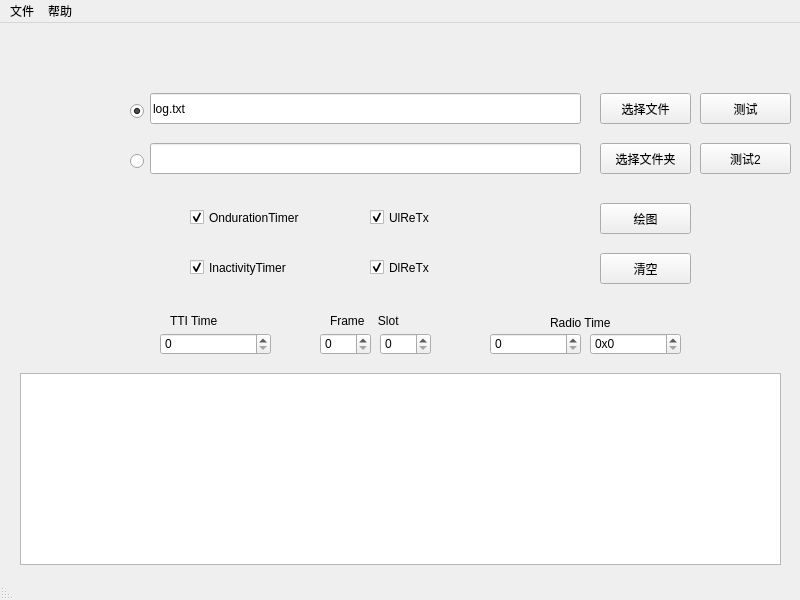
<?xml version="1.0" encoding="UTF-8"?>
<ui version="4.0">
 <class>MainWindow</class>
 <widget class="QMainWindow" name="MainWindow">
  <property name="geometry">
   <rect>
    <x>0</x>
    <y>0</y>
    <width>800</width>
    <height>600</height>
   </rect>
  </property>
  <property name="maximumSize">
   <size>
    <width>800</width>
    <height>600</height>
   </size>
  </property>
  <property name="windowTitle">
   <string>DRX</string>
  </property>
  <property name="iconSize">
   <size>
    <width>32</width>
    <height>32</height>
   </size>
  </property>
  <widget class="QWidget" name="centralwidget">
   <widget class="QLineEdit" name="lineEdit_fileName">
    <property name="geometry">
     <rect>
      <x>150</x>
      <y>70</y>
      <width>431</width>
      <height>31</height>
     </rect>
    </property>
    <property name="text">
     <string>log.txt</string>
    </property>
   </widget>
   <widget class="QPushButton" name="pushButton_chooseFile">
    <property name="geometry">
     <rect>
      <x>600</x>
      <y>70</y>
      <width>91</width>
      <height>31</height>
     </rect>
    </property>
    <property name="text">
     <string>选择文件</string>
    </property>
   </widget>
   <widget class="QPushButton" name="pushButton_chooseDir">
    <property name="geometry">
     <rect>
      <x>600</x>
      <y>120</y>
      <width>91</width>
      <height>31</height>
     </rect>
    </property>
    <property name="text">
     <string>选择文件夹</string>
    </property>
   </widget>
   <widget class="QLineEdit" name="lineEdit_DirName">
    <property name="geometry">
     <rect>
      <x>150</x>
      <y>120</y>
      <width>431</width>
      <height>31</height>
     </rect>
    </property>
   </widget>
   <widget class="QPushButton" name="pushButton_draw">
    <property name="geometry">
     <rect>
      <x>600</x>
      <y>180</y>
      <width>91</width>
      <height>31</height>
     </rect>
    </property>
    <property name="text">
     <string>绘图</string>
    </property>
   </widget>
   <widget class="QPushButton" name="pushButton_draw_clear">
    <property name="geometry">
     <rect>
      <x>600</x>
      <y>230</y>
      <width>91</width>
      <height>31</height>
     </rect>
    </property>
    <property name="text">
     <string>清空</string>
    </property>
   </widget>
   <widget class="QCheckBox" name="checkBox_onduration">
    <property name="geometry">
     <rect>
      <x>190</x>
      <y>180</y>
      <width>151</width>
      <height>29</height>
     </rect>
    </property>
    <property name="text">
     <string>OndurationTimer</string>
    </property>
    <property name="checked">
     <bool>true</bool>
    </property>
   </widget>
   <widget class="QCheckBox" name="checkBox_Inactivity">
    <property name="geometry">
     <rect>
      <x>190</x>
      <y>230</y>
      <width>151</width>
      <height>29</height>
     </rect>
    </property>
    <property name="text">
     <string>InactivityTimer</string>
    </property>
    <property name="checked">
     <bool>true</bool>
    </property>
   </widget>
   <widget class="QPushButton" name="pushButton_test">
    <property name="geometry">
     <rect>
      <x>700</x>
      <y>70</y>
      <width>91</width>
      <height>31</height>
     </rect>
    </property>
    <property name="text">
     <string>测试</string>
    </property>
   </widget>
   <widget class="QRadioButton" name="radioButton_choseFile">
    <property name="geometry">
     <rect>
      <x>130</x>
      <y>80</y>
      <width>16</width>
      <height>16</height>
     </rect>
    </property>
    <property name="text">
     <string/>
    </property>
    <property name="checked">
     <bool>true</bool>
    </property>
   </widget>
   <widget class="QRadioButton" name="radioButton_choseDir">
    <property name="geometry">
     <rect>
      <x>130</x>
      <y>130</y>
      <width>16</width>
      <height>16</height>
     </rect>
    </property>
    <property name="text">
     <string/>
    </property>
   </widget>
   <widget class="QLabel" name="label_TtiTime">
    <property name="geometry">
     <rect>
      <x>170</x>
      <y>290</y>
      <width>91</width>
      <height>16</height>
     </rect>
    </property>
    <property name="text">
     <string>TTI Time</string>
    </property>
   </widget>
   <widget class="QLabel" name="label_FrameSlot">
    <property name="geometry">
     <rect>
      <x>330</x>
      <y>290</y>
      <width>91</width>
      <height>16</height>
     </rect>
    </property>
    <property name="text">
     <string>Frame    Slot</string>
    </property>
   </widget>
   <widget class="QLabel" name="label_RadioTime">
    <property name="geometry">
     <rect>
      <x>550</x>
      <y>290</y>
      <width>81</width>
      <height>20</height>
     </rect>
    </property>
    <property name="text">
     <string>Radio Time</string>
    </property>
   </widget>
   <widget class="QSpinBox" name="spinBox_TtiTime">
    <property name="geometry">
     <rect>
      <x>160</x>
      <y>310</y>
      <width>111</width>
      <height>22</height>
     </rect>
    </property>
    <property name="maximum">
     <number>99999999</number>
    </property>
   </widget>
   <widget class="QSpinBox" name="spinBox_Frame">
    <property name="geometry">
     <rect>
      <x>320</x>
      <y>310</y>
      <width>51</width>
      <height>22</height>
     </rect>
    </property>
    <property name="maximum">
     <number>999999999</number>
    </property>
   </widget>
   <widget class="QSpinBox" name="spinBox_Slot">
    <property name="geometry">
     <rect>
      <x>380</x>
      <y>310</y>
      <width>51</width>
      <height>22</height>
     </rect>
    </property>
    <property name="maximum">
     <number>999999999</number>
    </property>
   </widget>
   <widget class="QSpinBox" name="spinBox_RadioTime">
    <property name="geometry">
     <rect>
      <x>490</x>
      <y>310</y>
      <width>91</width>
      <height>22</height>
     </rect>
    </property>
    <property name="suffix">
     <string/>
    </property>
    <property name="prefix">
     <string/>
    </property>
    <property name="maximum">
     <number>999999999</number>
    </property>
    <property name="displayIntegerBase">
     <number>10</number>
    </property>
   </widget>
   <widget class="QCheckBox" name="checkBox_UlReTx">
    <property name="geometry">
     <rect>
      <x>370</x>
      <y>180</y>
      <width>151</width>
      <height>29</height>
     </rect>
    </property>
    <property name="text">
     <string>UlReTx</string>
    </property>
    <property name="checked">
     <bool>true</bool>
    </property>
   </widget>
   <widget class="QCheckBox" name="checkBox_DlReTx">
    <property name="geometry">
     <rect>
      <x>370</x>
      <y>230</y>
      <width>151</width>
      <height>29</height>
     </rect>
    </property>
    <property name="text">
     <string>DlReTx</string>
    </property>
    <property name="checked">
     <bool>true</bool>
    </property>
   </widget>
   <widget class="QTextBrowser" name="textBrowser_output">
    <property name="geometry">
     <rect>
      <x>20</x>
      <y>350</y>
      <width>761</width>
      <height>192</height>
     </rect>
    </property>
    <property name="horizontalScrollBarPolicy">
     <enum>Qt::ScrollBarAsNeeded</enum>
    </property>
    <property name="lineWrapMode">
     <enum>QTextEdit::NoWrap</enum>
    </property>
   </widget>
   <widget class="QSpinBox" name="spinBox_RadioTime_hex">
    <property name="geometry">
     <rect>
      <x>590</x>
      <y>310</y>
      <width>91</width>
      <height>22</height>
     </rect>
    </property>
    <property name="suffix">
     <string/>
    </property>
    <property name="prefix">
     <string>0x</string>
    </property>
    <property name="maximum">
     <number>999999999</number>
    </property>
    <property name="displayIntegerBase">
     <number>16</number>
    </property>
   </widget>
   <widget class="QPushButton" name="pushButton_test_2">
    <property name="geometry">
     <rect>
      <x>700</x>
      <y>120</y>
      <width>91</width>
      <height>31</height>
     </rect>
    </property>
    <property name="text">
     <string>测试2</string>
    </property>
   </widget>
  </widget>
  <widget class="QMenuBar" name="menubar">
   <property name="geometry">
    <rect>
     <x>0</x>
     <y>0</y>
     <width>800</width>
     <height>23</height>
    </rect>
   </property>
   <widget class="QMenu" name="menu_help">
    <property name="title">
     <string>帮助</string>
    </property>
    <addaction name="action_about"/>
   </widget>
   <widget class="QMenu" name="menu_file">
    <property name="title">
     <string>文件</string>
    </property>
    <addaction name="action_openFile"/>
    <addaction name="action_calcOndurationRange"/>
   </widget>
   <addaction name="menu_file"/>
   <addaction name="menu_help"/>
  </widget>
  <widget class="QStatusBar" name="statusbar">
   <property name="layoutDirection">
    <enum>Qt::RightToLeft</enum>
   </property>
   <property name="sizeGripEnabled">
    <bool>true</bool>
   </property>
  </widget>
  <action name="action_about">
   <property name="text">
    <string>关于</string>
   </property>
  </action>
  <action name="action_openFile">
   <property name="text">
    <string>打开文件</string>
   </property>
  </action>
  <action name="action_calcOndurationRange">
   <property name="text">
    <string>Onduration计算工具</string>
   </property>
  </action>
 </widget>
 <resources/>
 <connections>
  <connection>
   <sender>spinBox_RadioTime_hex</sender>
   <signal>valueChanged(int)</signal>
   <receiver>spinBox_RadioTime</receiver>
   <slot>setValue(int)</slot>
   <hints>
    <hint type="sourcelabel">
     <x>635</x>
     <y>343</y>
    </hint>
    <hint type="destinationlabel">
     <x>535</x>
     <y>343</y>
    </hint>
   </hints>
  </connection>
  <connection>
   <sender>spinBox_RadioTime</sender>
   <signal>valueChanged(int)</signal>
   <receiver>spinBox_RadioTime_hex</receiver>
   <slot>setValue(int)</slot>
   <hints>
    <hint type="sourcelabel">
     <x>535</x>
     <y>343</y>
    </hint>
    <hint type="destinationlabel">
     <x>635</x>
     <y>343</y>
    </hint>
   </hints>
  </connection>
 </connections>
</ui>
